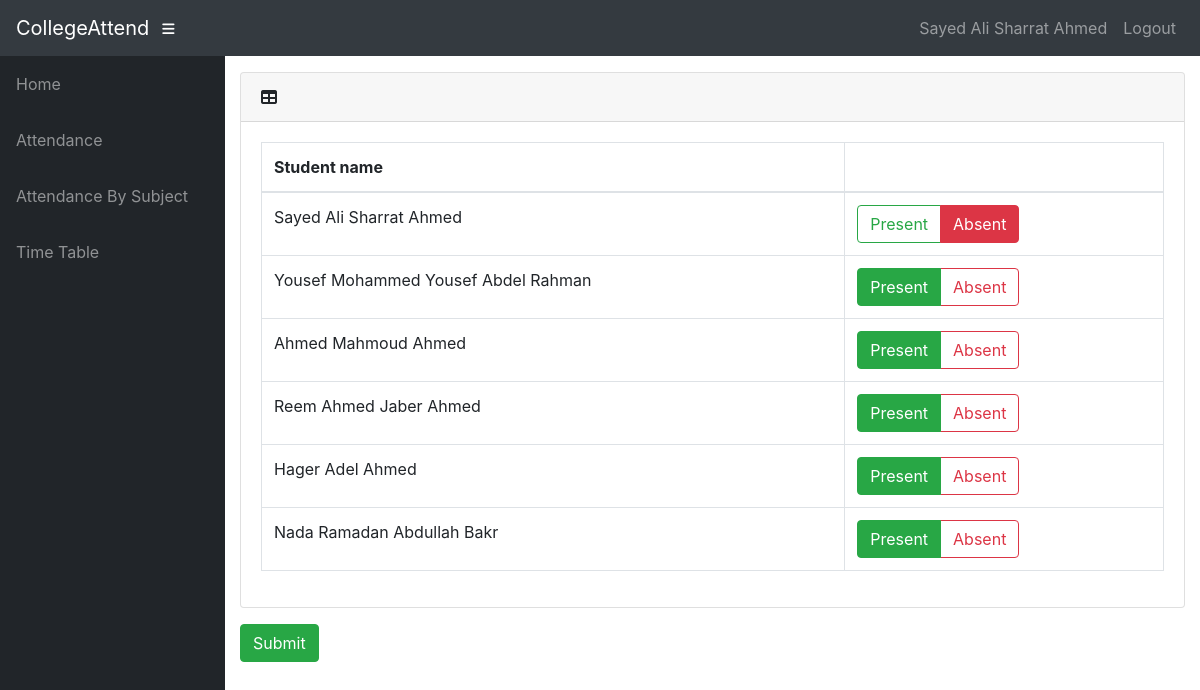
Before: /info/teacher/11/Edit_att/ (signed in) with the older database file.
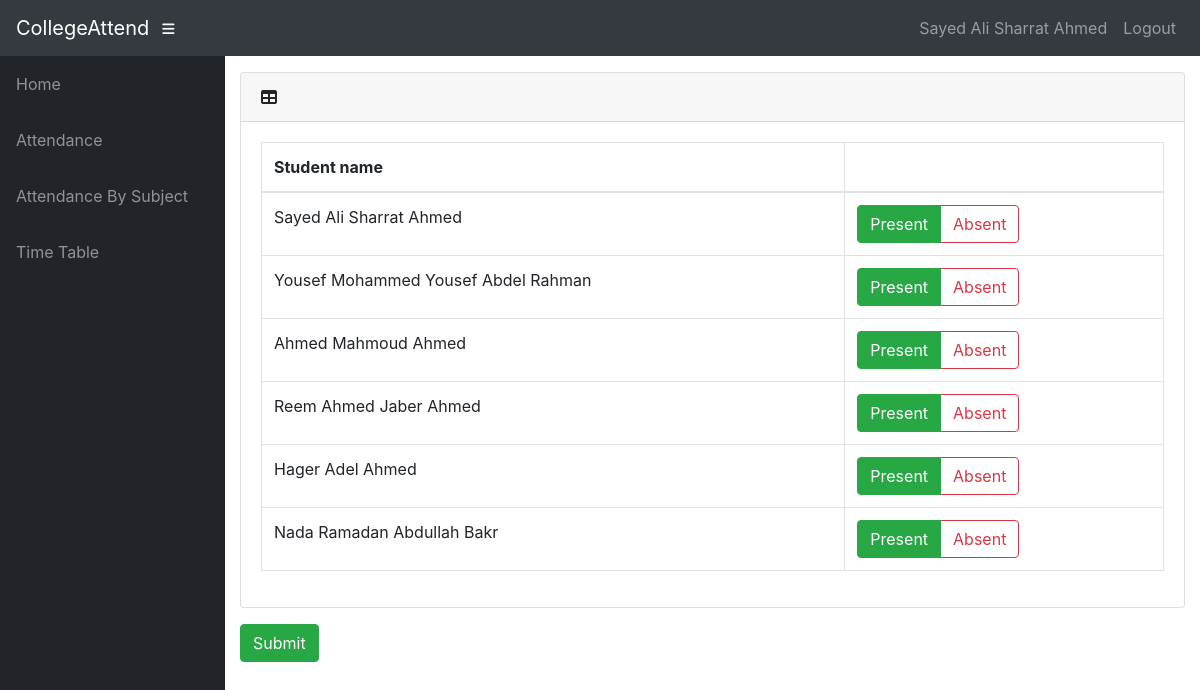
After: the same page with the newer database file.
### info/models.py (models this page shows, shortened)
class Attendance(models.Model):
    course = models.ForeignKey(Course, on_delete=models.CASCADE)
    student = models.ForeignKey(Student, on_delete=models.CASCADE)
    attendanceclass = models.ForeignKey(AttendanceClass, on_delete=models.CASCADE, default=1)
    date = models.DateField(default='2025-03-01')
    status = models.BooleanField(default='True')

class Student(models.Model):
    user = models.OneToOneField(User, on_delete=models.CASCADE, null=True)
    class_id = models.ForeignKey(Class, on_delete=models.CASCADE, default=1)
    USN = models.CharField(primary_key='True', max_length=100)
    name = models.CharField(max_length=200)
    sex = models.CharField(max_length=50, choices=sex_choice, default='Male')
    DOB = models.DateField(default='2003-01-01')

### info/views.py (the view)
# urls.py: path('teacher/<int:ass_c_id>/Edit_att/', views.edit_att, name='edit_att'),
@login_required()
def edit_att(request, ass_c_id):
    assc = get_object_or_404(AttendanceClass, id=ass_c_id)
    cr = assc.assign.course
    att_list = Attendance.objects.filter(attendanceclass=assc, course=cr)
    context = {
        'assc': assc,
        'att_list': att_list,
    }
    return render(request, 'info/t_edit_att.html', context)

### info/models.py (called while the page is built)
    @property
    def is_student(self):
        if hasattr(self, 'student'):
            return True
        return False

### info/templates/info/t_edit_att.html (shortened to what this page needs)
{% extends 'info/base.html' %}
{% block content %}
<form action="{% url 'confirm' assc.id %}" method="post">
    <div class="card mb-3">
        <div class="card-header">
          <i class="fas fa-table"></i>
         <b>{{ dept1.name }}</b></div>
        <div class="card-body">
          <div class="table-responsive">
            <table class="table table-bordered" id="dataTable" width="100%" cellspacing="0">
              <thead>
                <tr>
                    <th>Student name</th>
                    <th></th>
                </tr>
              </thead>
                <tbody>
                    {% for att in att_list %}
                    <tr>
                    <td>{{att.student.name}}</td>
                    <td>
                        <div class="btn-group btn-group-toggle" data-toggle="buttons">
                                {% if att.status %}
                                <label class="btn btn-outline-success active">
                                    <input type="radio" name="{{ att.student.USN }}" id="option1" autocomplete="off" value="present" checked> Present
                                </label>
                                <label class="btn btn-outline-danger">
                                    <input type="radio" name="{{ att.student.USN }}" id="option2" autocomplete="off" value="absent"> Absent
                                </label>
                                {% else %}
                                <label class="btn btn-outline-success">
                                    <input type="radio" name="{{ att.student.USN }}" id="option1" autocomplete="off" value="present" > Present
                                </label>
                                <label class="btn btn-outline-danger active">
                                    <input type="radio" name="{{ att.student.USN }}" id="option2" autocomplete="off" value="absent" checked> Absent
                                </label>
                                {% endif %}
                        </div>
                    </td>
                    </tr>
                {% endfor %}
                </tbody>
            </table>
          </div>
        </div>
      </div>
    <input class="btn btn-success" type="submit" value="Submit">
</form>
{% endblock %}

Changed rows visible on the page:
changed Attendance "Sayed Ali Sharrat Ahmed": status False → True (drawn)
